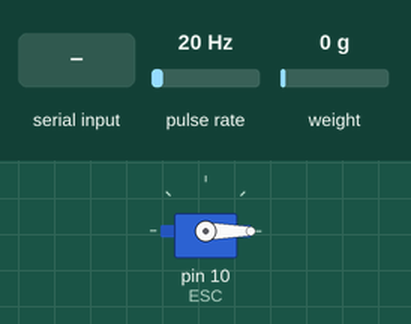
A sketch run on a simulated Arduino Mega 2560, built with avr-gcc and run on an emulated ATmega2560. On the bench: servo. Wiring (inferred from the names in the program): pulse sensor: data pin 2. The inputs (shaded band) are chosen by the test bench; at power-on: pulse rate 20 Hz, weight on the scale 0 g. What the sketch prints to the serial monitor is not drawn.

Above: at 1.2 s.
1.3 s: "90,45\n" received over Serial
At 4.4 s:
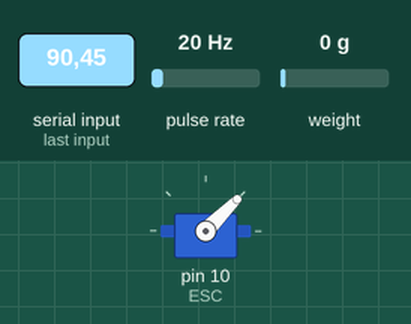
5.7 s: "30,150\n" received over Serial
At 7.9 s:
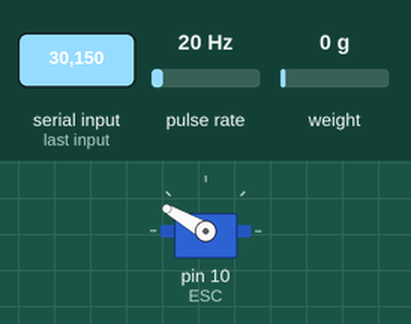
10.1 s: "200\n" received over Serial
At 11.7 s:
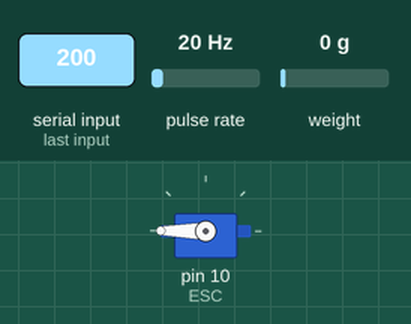
14.4 s: "90\n" received over Serial
At 16.4 s:
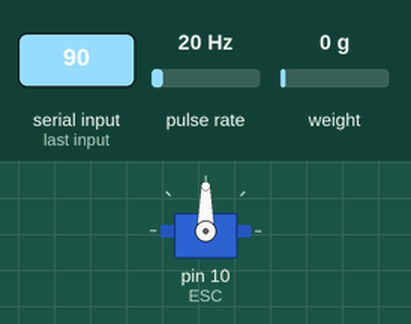
Timing chart, 0 to 18.7 s (numbered marks = the images above; inputs shaded):
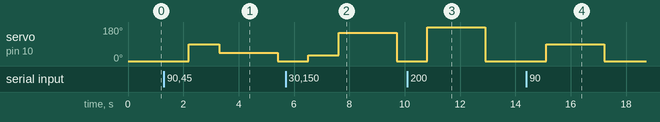

The sketch:

MotorThrustSerialTestTacho.ino
```cpp
#include <Servo.h>
#include "HX711.h"


//setting Servo
Servo ESC;

//Setting Tacho
unsigned long rpmtime;
float rpmfloat;
unsigned int rpm;
bool tooslow = 1;

const int INTERRUPT_SENSOR_PIN = 2;

//Setting LoadCell
const int LOADCELL_DOUT_PIN = 5;
const int LOADCELL_SCK_PIN = 6;
HX711 scale;
int powerLevel;

long zero = 1286527;
long _500g = 2136588;
long weight = 0;

bool test_mode = false;

void setup() {
  Serial.begin(9600); // Initialize the serial communication at 9600 baud rate
  TCCR3A = 0; //Named as Timer/Counter Control Register
  TCCR3B = 0b00000100; //Prescaler 256
  TIMSK3 = 0b00000001; //enable timer overflow

  ESC.attach(10);
  pinMode(2, INPUT);

  scale.begin(LOADCELL_DOUT_PIN, LOADCELL_SCK_PIN);
  attachInterrupt(digitalPinToInterrupt(INTERRUPT_SENSOR_PIN), RPM, FALLING);
  //digitalPinToInterrupt(INTERRUPT_SENSOR_PIN)
}


void loop() {

  float cal_factor = (_500g-zero)/509;

  if (Serial.available()) { // Check if data is available to read
    powerLevel = Serial.parseInt(); // Parse the incoming integer value
  }

  int thrusttoservo = map(0, 100, 0, 90, powerLevel);

  ESC.write(thrusttoservo);

  Serial.print("thrust value: ");
  Serial.print(powerLevel);

  delay(1000);
  if (tooslow == 1) {
    Serial.print("slow");
  }
  else {
    rpmfloat = 60 / (rpmtime/ float((16000000/256)));
    rpm = round(rpmfloat);Serial.print(" rpm : ");
    Serial.print(rpm/4);
  }

  if (scale.is_ready()) {
    long reading = scale.read();
    Serial.print("  HX711 reading: ");
    Serial.print(reading);
    Serial.print("  HX711 recalibration: ");
    Serial.print((reading-zero)/cal_factor);
  } else {
    Serial.print("HX711 not found.");
  }

  Serial.println();
}


ISR(TIMER3_OVF_vect) {
  tooslow = 1;
}
void RPM () {
  rpmtime = TCNT3;
  TCNT3 = 0;
  tooslow = 0;
}
```

Measured:
- after the input at 1.3 s, servo on pin 10 (ESC): 0° → 90° after 0.90 s, → 45° 1.1 s later, → 0° 2.1 s later
- after the input at 5.7 s, servo on pin 10 (ESC): 0° → 30° after 0.81 s, → 150° 1.1 s later, → 0° 2.1 s later
- after the input at 10.1 s, servo on pin 10 (ESC): 0° → 180° after 0.71 s, → 0° 2.1 s later
- after the input at 14.4 s, servo on pin 10 (ESC): 0° → 90° after 0.72 s, → 0° 2.1 s later
